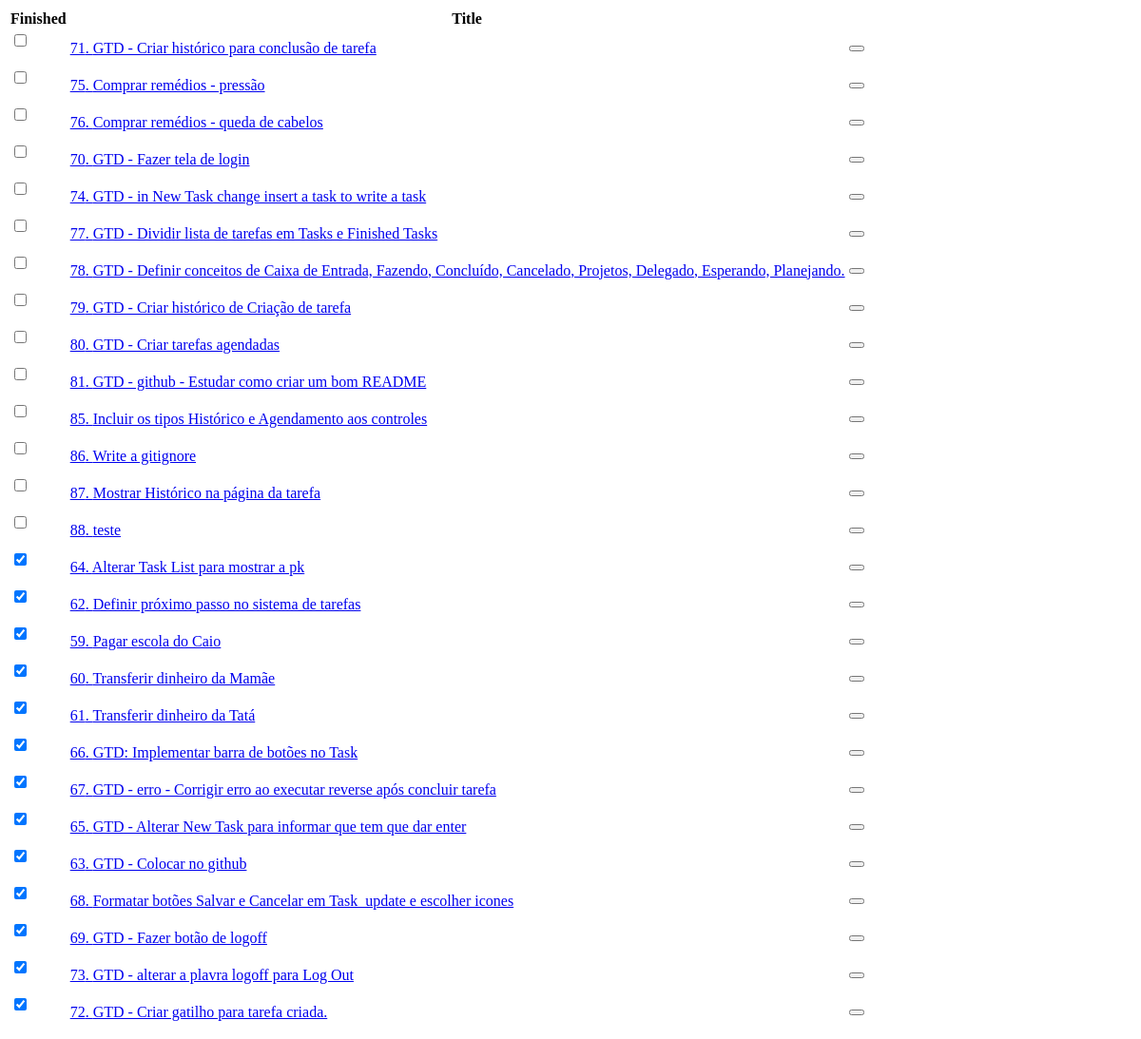
/tasks/display_tasks/ (signed in), run on an earlier commit of the app's database.
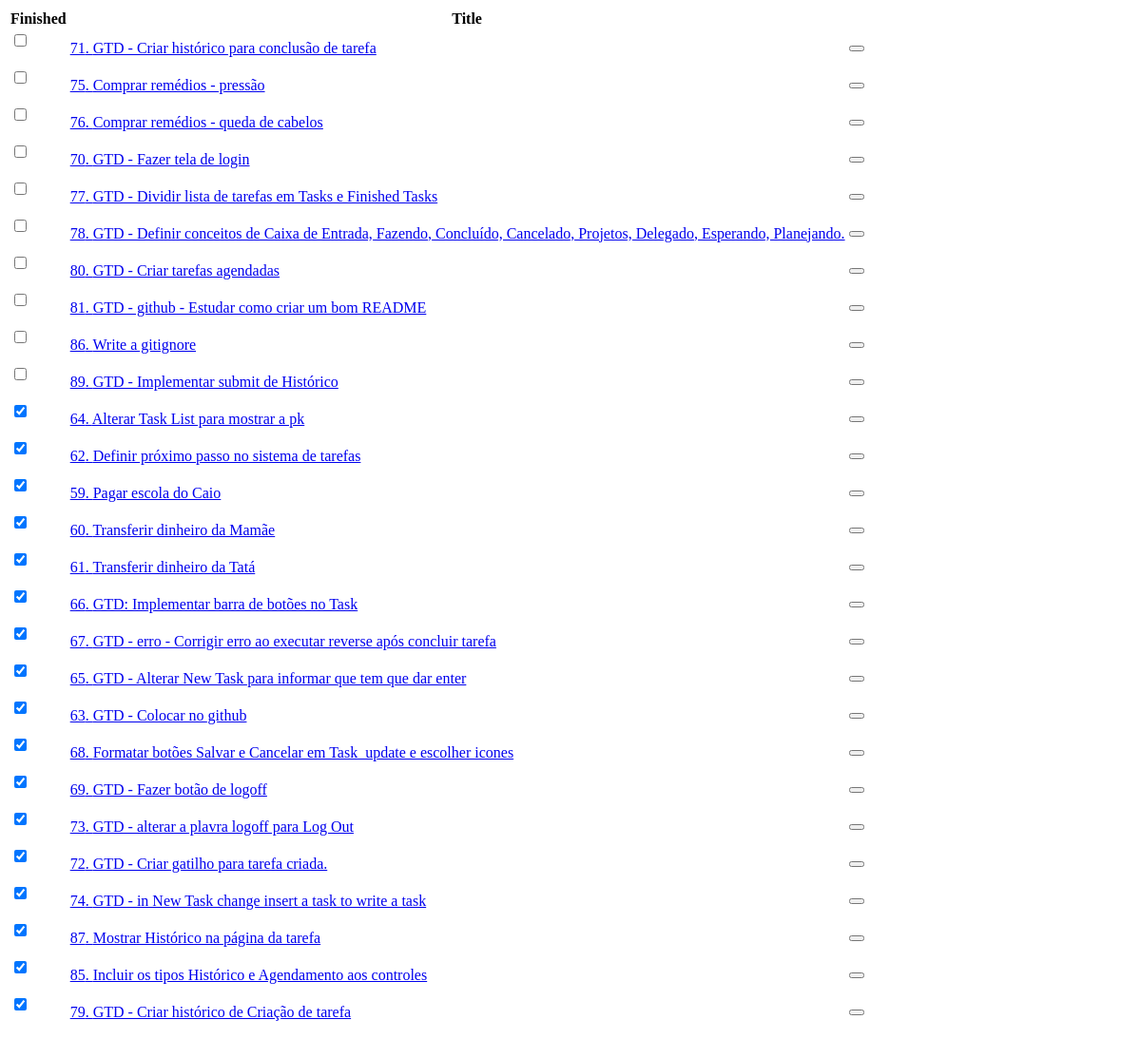
And on a later commit of the database.
### tasks/models.py (models this page shows, shortened)
class Task(models.Model):
    title = models.CharField("Title", max_length=160)
    description = models.TextField("description", blank=True, null=True)
    dt_scheduled = models.DateTimeField("Scheduled for", blank=True, null=True, default=defautlSchedule)
    dt_completed = models.DateTimeField("Completed on", blank=True, null=True)
    dt_canceled  = models.DateTimeField("Completed on", blank=True, null=True)
    created = models.DateTimeField('Created', auto_now_add=True, null=True)
    modified = models.DateTimeField('Modified', auto_now=True, null=True)
    class Meta:
        verbose_name = 'Task'
        verbose_name_plural = 'Tasks'
        ordering = ['dt_completed','dt_scheduled']

### tasks/views.py (the view)
# urls.py: path('display_tasks/', display_tasks, name='display_tasks'),
@login_required
def display_tasks(request):
    tasks = Task.objects.all()
    return render(request, 'tasks/task_list.html', {'object_list': tasks})

### tasks/templates/tasks/task_list.html (shortened to what this page needs)
<div id="tasks" class="table-responsive">
    <table class="table table-hover table-bordered">
        <thead class="table-dark">
        <tr>
            <th>Finished</th>
            <th colspan="2">Title</th>
        </tr>
        </thead>
        {% for item in object_list %}
        <tbody>
        <tr {% cycle "" "class='table-secondary'"%} >
            <td>
                <form>
                    <div class="form-check">
                      <input class="form-check-input" type="checkbox" value="checked" id="checkbox_{{item.pk}}" name ="checkbox" {% if item.dt_completed %} checked {%endif%}
                             hx-trigger="change"
                             hx-post="{% url 'tasks:concludeornottask' item.pk %}"
                             hx-target="#tasks"
                             hx-swap="outerHTML"
                      ><input type="hidden" id="result_{{item.id}}">
                    </div>
                </form>
            </td>
            <td><a href="{% url 'tasks:task' item.pk %}" >{{item.pk}}. {{item.title}}</a></td>
            <td><div class="btn-group end" role="group">
                <button type="button" class="btn btn-danger"
                       hx-delete="{% url 'tasks:delete_task' item.pk %}"
                       hx-confirm="Are you sure you wish to delete this task?"
                       hx-target="#tasks"
                ></button>
            </div></td>
        </tr>
        </tbody>
        {% endfor %}
    </table>
</div>

What changed in the data, as far as the page shows it:
removed Task: pk "88", title "teste"
added Task: pk "89", title "GTD - Implementar submit de Histórico"
changed Task "GTD - in New Task change insert a task to write a task": dt_completed "☐" → "☑"; moves down the list
changed Task "Mostrar Histórico na página da tarefa": dt_completed "☐" → "☑"; moves down the list
changed Task "Incluir os tipos Histórico e Agendamento aos controles": dt_completed "☐" → "☑"; moves down the list
changed Task "GTD - Criar histórico de Criação de tarefa": dt_completed "☐" → "☑"; moves down the list
